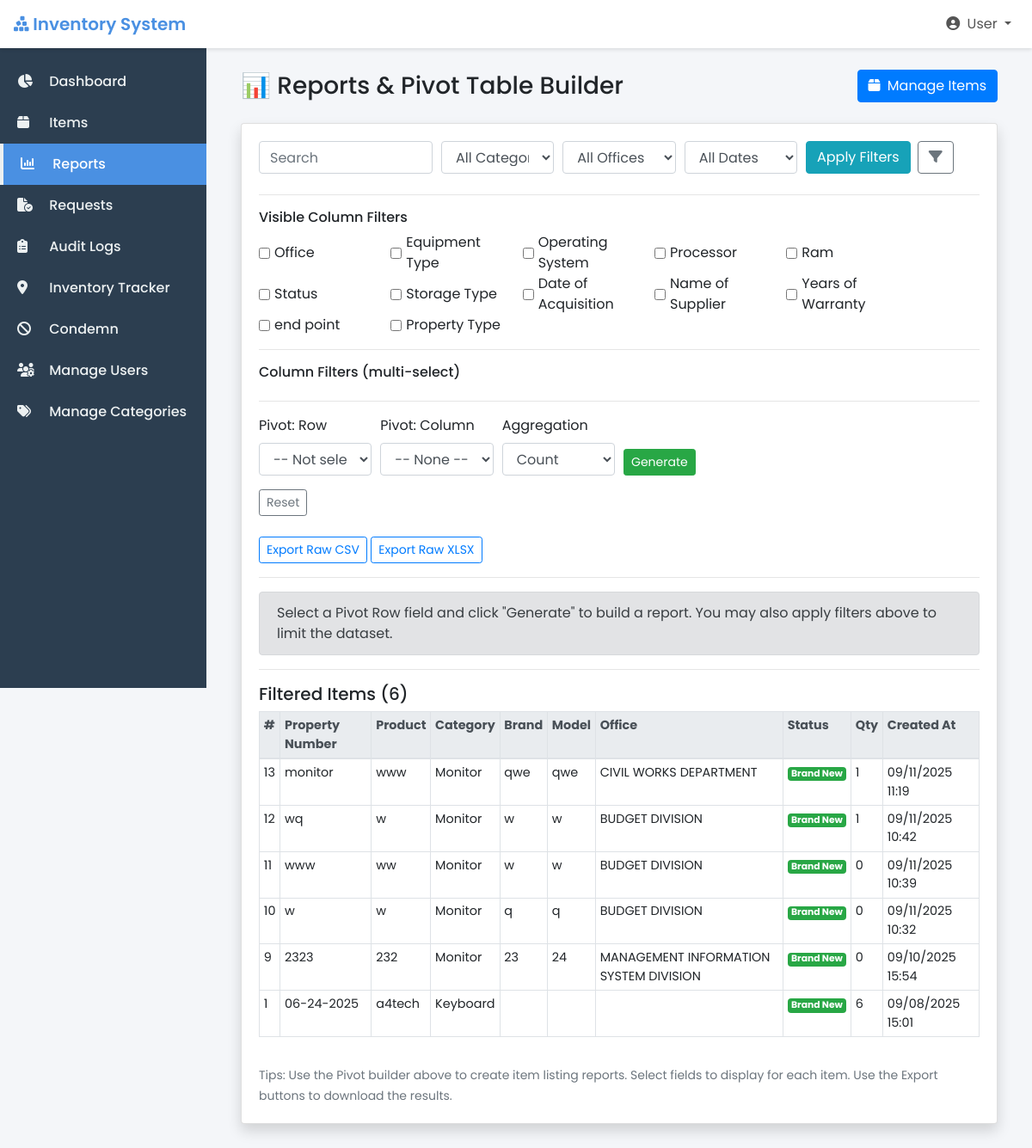
The page /admin/item_reports.php (signed in) on the database as committed earlier.
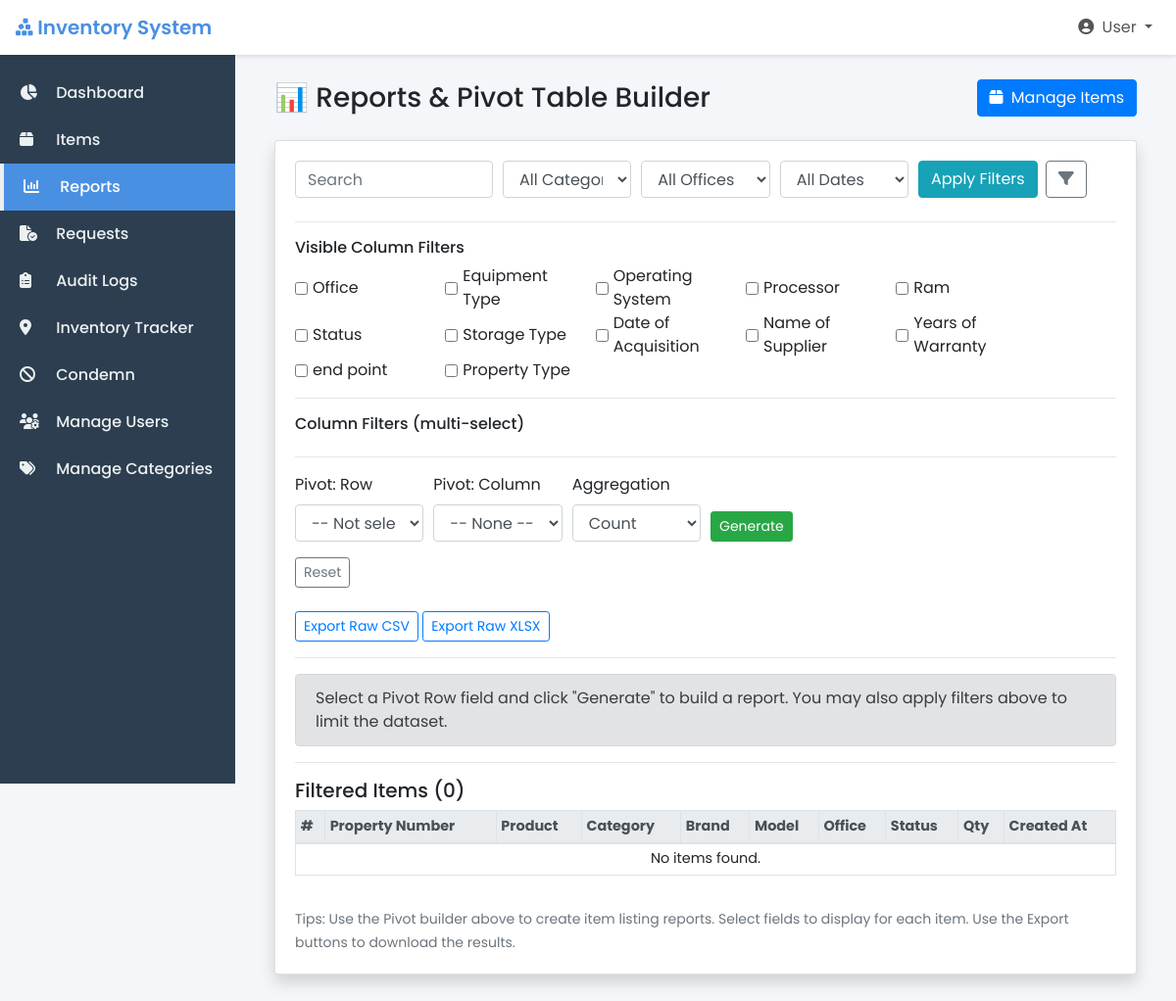
The same page on the database as committed later.
### tables this page shows
CREATE TABLE `items` (
  `id` int(11) NOT NULL,
  `property_number` varchar(50) DEFAULT NULL,
  `product_name` varchar(255) DEFAULT NULL,
  `category_id` int(11) DEFAULT NULL,
  `brand` varchar(100) DEFAULT NULL,
  `model` varchar(100) DEFAULT NULL,
  `processor` varchar(100) DEFAULT NULL,
  `ram` varchar(50) DEFAULT NULL,
  `graphics1` varchar(100) DEFAULT NULL,
  `graphics2` varchar(100) DEFAULT NULL,
  `computer_name` varchar(100) DEFAULT NULL,
  `workgroup` varchar(100) DEFAULT NULL,
  `os` varchar(100) DEFAULT NULL,
  `office_app` varchar(50) DEFAULT NULL,
  `ms_account` varchar(100) DEFAULT NULL,
  `endpoint_protection` varchar(100) DEFAULT NULL,
  `endpoint_updated` tinyint(1) DEFAULT 0,
  `anydesk_id` varchar(100) DEFAULT NULL,
  `belarc_installed` tinyint(1) DEFAULT 0,
  `accounts_updated` tinyint(1) DEFAULT 0,
  `ultravnc_installed` tinyint(1) DEFAULT 0,
  `snmp_installed` tinyint(1) DEFAULT 0,
  `connection_type` varchar(50) DEFAULT NULL,
  `dhcp_type` varchar(50) DEFAULT NULL,
  `static_app` varchar(100) DEFAULT NULL,
  `ip_address1` varchar(50) DEFAULT NULL,
  `ip_address2` varchar(50) DEFAULT NULL,
  `lan_mac` varchar(50) DEFAULT NULL,
  `wlan_mac1` varchar(50) DEFAULT NULL,
  `wlan_mac2` varchar(50) DEFAULT NULL,
  `gateway` varchar(50) DEFAULT NULL,
  `office_id` int(11) DEFAULT NULL,
  `USERids` varchar(255) DEFAULT NULL,
  `miaa_property` varchar(50) DEFAULT NULL,
  `memorandum_receipt` varchar(100) DEFAULT NULL,
  `po_number` varchar(100) DEFAULT NULL,
  `serial_number` varchar(100) DEFAULT NULL,
  `display_size` varchar(50) DEFAULT NULL,
  `printer_type` varchar(50) DEFAULT NULL,
  `capacity_va` varchar(50) DEFAULT NULL,
  `other_details` text DEFAULT NULL,
  `network_equipment_type` varchar(100) DEFAULT NULL,
  `network_equipment_other` varchar(100) DEFAULT NULL,
  `area_of_deployment` varchar(100) DEFAULT NULL,
  `storage_type` varchar(50) DEFAULT NULL,
  `storage_capacity` varchar(50) DEFAULT NULL,
  `qr_code_path` varchar(255) DEFAULT NULL,
  `quantity` int(11) NOT NULL,
  `unit` enum('boxes','pieces') DEFAULT 'pieces',
  `status` enum('brand_new','for_replacement','for_condemn','condemned') DEFAULT 'brand_new',
  `created_by` int(11) DEFAULT NULL,
  `created_at` datetime DEFAULT current_timestamp(),
  `updated_at` datetime DEFAULT current_timestamp() ON UPDATE current_timestamp(),
  `is_active` tinyint(1) NOT NULL DEFAULT 1,
  `is_deleted` tinyint(1) DEFAULT 0,
  `acquisition_date` varchar(255) DEFAULT NULL,
  `supplier_name` varchar(255) DEFAULT NULL,
  `supplier_contact` varchar(255) DEFAULT NULL,
  `supplier_email` varchar(255) DEFAULT NULL,
  `supplier_address` text DEFAULT NULL,
  `supplier_contact_name` varchar(255) DEFAULT NULL,
  `warranty` varchar(255) DEFAULT NULL
);

CREATE TABLE `categories` (
  `id` int(11) NOT NULL,
  `name` varchar(100) NOT NULL,
  `created_at` datetime DEFAULT current_timestamp(),
  `category_type` enum('supply','asset') NOT NULL
);

CREATE TABLE `offices` (
  `id` int(11) NOT NULL,
  `name` varchar(100) NOT NULL
);

### admin/item_reports.php (the view, shortened to what the changed rows need)
<?php
require '../config/db.php';
function g($k, $default = '') {
    return isset($_REQUEST[$k]) ? trim((string)$_REQUEST[$k]) : $default;
}
$allowedFields = [
	'office_name' => 'Office',
    'category_name' => 'Equipment Type',
    'os' => 'Operating System',
    'processor' => 'Processor',
    'ram' => 'Ram',
    'status' => 'Status',
	'storage_type' => 'Storage Type',
	'acquisition_date' => 'Date of Acquisition',
	'supplier_name' => 'Name of Supplier',
	'warranty' => 'Years of Warranty',
	'endpoint_protection' => 'end point',
	'miaa_property' => 'Property Type'
];
$visibleFields = [];
$wheres = ["i.is_deleted = 0"];
$whereSql = implode(' AND ', $wheres);
$rawSql = "SELECT i.*, c.name AS category_name, c.category_type, o.name AS office_name
           FROM items i
           LEFT JOIN categories c ON i.category_id = c.id
           LEFT JOIN offices o ON i.office_id = o.id
           WHERE $whereSql
           ORDER BY i.id DESC";
$items = [];
$stmt = $db->prepare($rawSql);
if ($stmt) {
    $stmt->execute();
    $res = $stmt->get_result();
    $items = $res ? $res->fetch_all(MYSQLI_ASSOC) : [];
}
$pivot_row = g('pivot_row', '');
?>
<!doctype html>
<html lang="en">
<head>
    <link rel="stylesheet" href="https://cdn.jsdelivr.net/npm/bootstrap@4.6.2/dist/css/bootstrap.min.css">
    <link rel="stylesheet" href="https://cdnjs.cloudflare.com/ajax/libs/font-awesome/6.5.1/css/all.min.css">
</head>
<body>
<div class="content">
    <div class="container-fluid">
        <div class="d-flex justify-content-between align-items-center mb-4">
            <h1 class="h3 mb-0 text-gray-800">📊 Reports & Pivot Table Builder</h1>
        </div>
        <div class="card shadow mb-4">
            <div class="card-body">
                <form method="get" class="mb-3">
                    <div class="form-row">
                    </div>
                    <hr>
                    <h6>Visible Column Filters</h6>
                    <div class="form-row mb-2">
                        <?php foreach ($allowedFields as $col => $label): ?>
                            <div class="form-check form-check-inline col-md-2">
                                <input class="form-check-input show-col-toggle" type="checkbox"
                                       id="show_<?= $col ?>" name="show_cols[]" value="<?= $col ?>"
                                       <?= in_array($col, $visibleFields) ? 'checked' : '' ?>>
                                <label class="form-check-label" for="show_<?= $col ?>"><?= htmlspecialchars($label) ?></label>
                            </div>
                        <?php endforeach; ?>
                    </div>
                    <hr>
                    <h6>Column Filters (multi-select)</h6>
                    <hr>
                    <div class="form-row align-items-end">
                    </div>
                    <div class="form-row mt-2">
                    </div>
                    <div class="form-row mt-3">
                    </div>
                </form>
                <hr>
                <?php if ($pivot_row === ''): ?>
                    <div class="alert alert-secondary">Select a Pivot Row field and click "Generate" to build a report. You may also apply filters above to limit the dataset.</div>
                <?php endif; ?>
                <hr>
                <h5>Filtered Items (<?= count($items) ?>)</h5>
                <div class="table-responsive">
                    <table class="table table-sm table-bordered">
                        <thead class="thead-light">
                            <tr>
                                <th>#</th>
                                <th>Property Number</th>
                                <th>Product</th>
                                <th>Category</th>
                                <th>Brand</th>
                                <th>Model</th>
                                <th>Office</th>
                                <th>Status</th>
                                <th>Qty</th>
                                <th>Created At</th>
                            </tr>
                        </thead>
                        <tbody>
                            <?php if (empty($items)): ?>
                                <tr><td colspan="10" class="text-center">No items found.</td></tr>
                            <?php else: ?>
                                <?php foreach ($items as $it): ?>
                                    <tr>
                                        <td><?= htmlspecialchars($it['id']) ?></td>
                                        <td><?= htmlspecialchars($it['property_number'] ?? '') ?></td>
                                        <td><?= htmlspecialchars($it['product_name'] ?? '') ?></td>
                                        <td><?= htmlspecialchars($it['category_name'] ?? '') ?></td>
                                        <td><?= htmlspecialchars($it['brand'] ?? '') ?></td>
                                        <td><?= htmlspecialchars($it['model'] ?? '') ?></td>
                                        <td><?= htmlspecialchars($it['office_name'] ?? '') ?></td>
                                        <td>
                                            <?php
                                            $status_class = ['brand_new'=>'success', 'for_replacement'=>'warning', 'for_condemn'=>'danger', 'condemned'=>'dark'];
                                            $class = isset($status_class[$it['status']]) ? $status_class[$it['status']] : 'secondary';
                                            echo "<span class='badge badge-{$class}'>" . htmlspecialchars(ucwords(str_replace('_', ' ', $it['status']))) . "</span>";
                                            ?>
                                        </td>
                                        <td><?= htmlspecialchars($it['quantity']) ?></td>
                                        <td><?= !empty($it['created_at']) ? date('m/d/Y H:i', strtotime($it['created_at'])) : '-' ?></td>
                                    </tr>
                                <?php endforeach; ?>
                            <?php endif; ?>
                        </tbody>
                    </table>
                </div>
                <div class="mt-3">
<small class="text-muted">Tips: Use the Pivot builder above to create item listing reports. Select fields to display for each item. Use the Export buttons to download the results.</small>
                </div>
            </div>
        </div>
    </div>
</div>
</body>
</html>

Rows that differ between the two databases and show on the page:
removed items: id "13", property_number "monitor", product_name "www", category.name "Monitor", brand "qwe", model "qwe", office.name "CIVIL WORKS DEPARTMENT", status "Brand New", quantity "1", created_at "09/11/2025 11:19"
removed items: id "12", property_number "wq", product_name "w", category.name "Monitor", brand "w", model "w", office.name "BUDGET DIVISION", status "Brand New", quantity "1", created_at "09/11/2025 10:42"
removed items: id "11", property_number "www", product_name "ww", category.name "Monitor", brand "w", model "w", office.name "BUDGET DIVISION", status "Brand New", quantity "0", created_at "09/11/2025 10:39"
removed items: id "10", property_number "w", product_name "w", category.name "Monitor", brand "q", model "q", office.name "BUDGET DIVISION", status "Brand New", quantity "0", created_at "09/11/2025 10:32"
removed items: id "9", property_number "2323", product_name "232", category.name "Monitor", brand "23", model "24", office.name "MANAGEMENT INFORMATION SYSTEM DIVISION", status "Brand New", quantity "0", created_at "09/10/2025 15:54"
removed items: id "1", property_number "06-24-2025", product_name "a4tech", category.name "Keyboard", status "Brand New", quantity "6", created_at "09/08/2025 15:01"
Other text that changed with them:
count($items): "6" → "0"
text now shown: "No items found."
